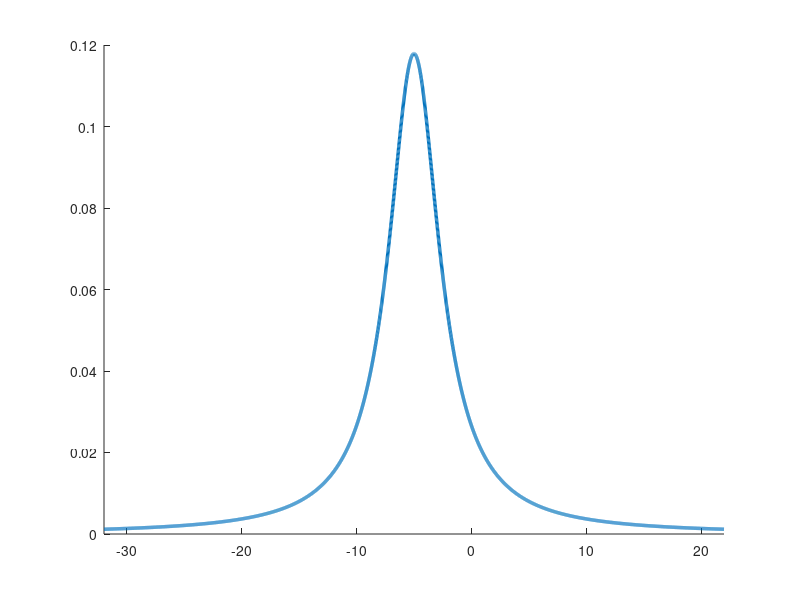

Write the MATLAB code that produced this figure. (Note: this script raises an error after producing the figure.)
%% Test the speed of different making a Cauchy/Lorentz distribution
% Sample points from the cdf likeso:
% cdf = 1/pi * atan((x - mu)/gamma) + 0.5
% pi*(cdf - 0.5) = atan((x - mu)/gamma)
% mu + gamma*tan(pi*(cdf - 0.5)) = x

%% Results:
% Methods 1 and 2 are the fastest but do not give the most accurate
% results. Method 3 will be used as the standard.
% Tested for N = 1000, 5000, 10.000 

addpath('../Functions');
rng(0);

%% Setup: the pdf as a benchmark
N = 5000; mu = -5; gamma = 2.7;

xloc = mu + linspace(-10*gamma, 10*gamma, N);
pdf = 1 ./ (pi*gamma*(1 + power((xloc - mu)/gamma, 2)));

%% 1. Using matlab 'makedist':
tic;
pd = makedist('tLocationScale','mu',mu,'sigma',gamma,'nu',1);
e1 = random(pd, N, 1);
toc
% Elapsed time is 0.002678 seconds.

%% 2. Using 'cauchy' on Matlab File Exchange
tic;
r = rand(N,1);
r(r < 0 | 1 < r) = NaN;
e2 = mu + gamma.*tan(pi*(r-0.5));
e2(r == 0)=	-Inf;
e2(r == 1)=	Inf;
toc
% Elapsed time is 0.001867 seconds.

%% 3. Using simple inverse and mean interpolation:
tic;
nsamples = 1000;
e3 = mu + gamma*tan(pi*(linspace(0, 1, nsamples) - 0.5));
e3 = repmat(e3 + sqrt(nsamples/N)*rand(nsamples,1), 1, N/nsamples);
toc
% Elapsed time is 0.019065 seconds.

%% Plotting:
f = figure; hold on
plot(xloc, pdf, 'LineWidth', 2.5);
xlim([mu - 10*gamma, mu + 10*gamma])

h1 = histogram(e1, 'BinEdges', xloc(1:50:end), 'Normalization', 'pdf');
h2 = histogram(e2, 'BinEdges', xloc(1:50:end), 'Normalization', 'pdf');
h3 = histogram(e3, 'BinEdges', xloc(1:50:end), 'Normalization', 'pdf');

h1values = h1.Values;
h2values = h2.Values;
h3values = h3.Values;

% close(f)

%% Error:
geterror = @(pdf, hist) sum(power(pdf(1:50:end-50) - hist, 2));
geterror(pdf, h1values) % = 0.0015
geterror(pdf, h2values) % = 0.0013
geterror(pdf, h3values) % = 7.2943e-05



